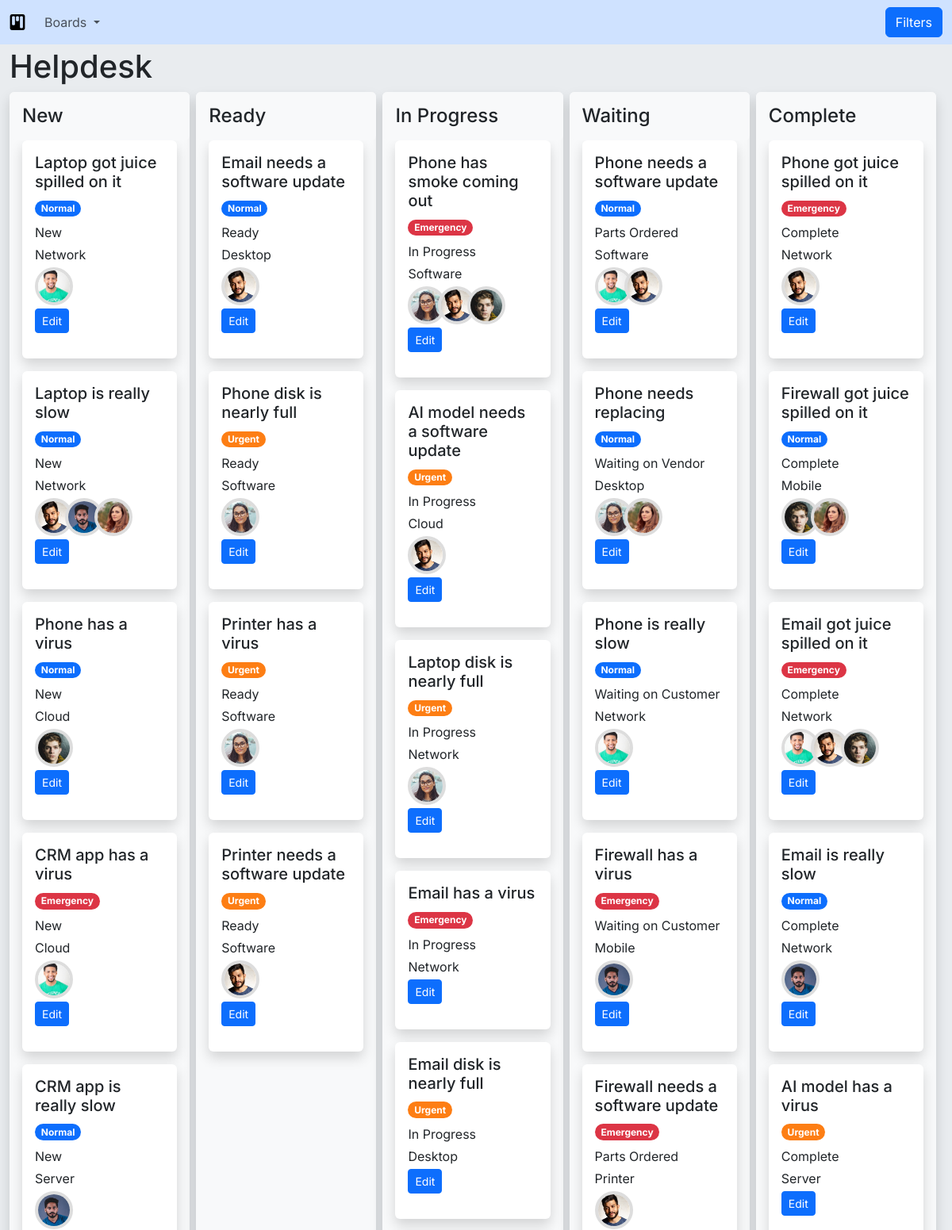
The page /board/1/ (upper part) on the database its author committed.
### board/models.py (models this page shows, shortened)
class KanbanBoard(models.Model):
    name = models.CharField(max_length=100)

class Column(models.Model):
    board = models.ForeignKey(KanbanBoard, on_delete=models.CASCADE)
    name = models.CharField(max_length=100)
    statuses = models.ManyToManyField('helpdesk.Status', blank=True)
    def get_tickets(self, filters):
        tickets = Ticket.objects.filter(status__in=self.statuses.all()).order_by('-rank', 'id')
        if filters.get('search'):
            tickets = tickets.filter(title__icontains=filters.get('search'))
        if filters.get('category'):
            tickets = tickets.filter(category=filters.get('category'))
        if filters.get('priority'):
            tickets = tickets.filter(priority=filters.get('priority'))
        if filters.get('engineer'):
            tickets = tickets.filter(assigned_to=filters.get('engineer'))
        tickets = tickets.prefetch_related(
            'status',
            'priority',
            'assigned_to',
            'category'
        )
        return tickets

### helpdesk/models.py (models this page shows, shortened)
class Ticket(models.Model):
    title = models.CharField(max_length=100)
    status = models.ForeignKey(Status, on_delete=models.CASCADE)
    assigned_to = models.ManyToManyField(Engineer, blank=True)
    category = models.ForeignKey(Category, on_delete=models.SET_NULL, null=True)
    priority = models.ForeignKey(Priority, on_delete=models.SET_NULL, null=True)
    rank = models.IntegerField(null=True, blank=True)

class Priority(models.Model):
    name = models.CharField(max_length=100)
    sort_order = models.IntegerField()
    color = models.CharField(max_length=8)
    class Meta:
        verbose_name_plural = 'priorities'
    def __str__(self):
        return self.name

class Status(models.Model):
    name = models.CharField(max_length=100)
    class Meta:
        verbose_name_plural = 'statuses'

class Category(models.Model):
    name = models.CharField(max_length=100)
    class Meta:
        verbose_name_plural = 'categories'
    def __str__(self):
        return self.name

class Engineer(models.Model):
    name = models.CharField(max_length=100)
    image_filename = models.CharField(max_length=100, blank=True, null=True)
    def __str__(self):
        return self.name
    def get_image_url(self):
        return f'helpdesk/img/{self.image_filename}'

### board/views.py (the view)
# urls.py: path('<int:pk>/', views.BoardView.as_view(), name='board'),
class BoardView(DetailView, FormView):
    form_class = TicketFilterForm
    model = models.KanbanBoard
    template_name = 'board/board.html'
    def get_initial(self):
        initial = super().get_initial()
        initial['search'] = self.request.GET.get('search', '')
        initial['category'] = self.request.GET.get('category', None)
        initial['priority'] = self.request.GET.get('priority', None)
        initial['engineer'] = self.request.GET.get('engineer', None)
        return initial
    def get_context_data(self, **kwargs):
        context = super().get_context_data(**kwargs)
        search = self.request.GET.get('search')
        category_id = self.request.GET.get('category')
        priority_id = self.request.GET.get('priority')
        engineer_id = self.request.GET.get('engineer')
        context["filters"] = {
            "search": search,
            "category": category_id,
            "priority": priority_id,
            "engineer": engineer_id
        }
        return context

### board/context_processors.py (called while the page is built)
def boards(request):
    return {'boards': models.KanbanBoard.objects.all()}

### board/templatetags/custom_tags.py (called while the page is built)
@register.simple_tag
def get_filtered_tickets(column, filters):
    filter_form = TicketFilterForm(filters)
    cleaned_data = {}
    if filter_form.is_valid():
        cleaned_data = filter_form.cleaned_data
    tickets = column.get_tickets(cleaned_data)
    return tickets

### board/templates/board/board.html (shortened to what this page needs)
{% extends 'base.html' %}
{% load custom_tags %}
{% load static %}
{% block content %}
<div class="container-fluid pt-1 h-100">
  <div class="row">
    <div class="col">
      <h1>{{ object.name }}</h1>
    </div>
  </div>
  <div class="row">
    <div class="d-flex flex-items-stretch text-nowrap pb-4">
        {% for column in object.column_set.all %}
            <div class="bg-light p-0 rounded d-inline-block shadow me-2" style="width: 20rem">
                <div class="sticky-top bg-light rounded p-3" style="z-index: 999; /* Less than nav menu */">
                    <h4 class="mb-0">{{ column.name }}</h4>
                </div>
                <div class="cards" data-column-id="{{column.id}}" data-board-id="{{column.board.id}}">
                    {% get_filtered_tickets column filters as column_tickets %}
                    {% for ticket in column_tickets %}
                        {% include 'board/ticket.html' %}
                    {% empty %}
                    <div class="text-center text-secondary">
                        <i class="bi bi-emoji-smile-fill"></i>
                        <p>No tickets in this column</p>
                    </div>
                {% endfor %}
                </div>
            </div>
        {% endfor %}
    </div>
  </div>
</div>
{% endblock %}

### board/templates/board/ticket.html (shortened to what this page needs)
{% load static %}
<div class="card border-0 shadow m-3 mt-0" data-ticket-id="{{ ticket.id }}" data-ticket-rank="{{ ticket.rank|default_if_none:'' }}">
  <div class="card-body">
    <h5 class="card-title text-break text-wrap">{{ ticket.title }}</h5>
    <span class="badge rounded-pill mb-2" style="background-color: #{{ ticket.priority.color }};">{{ ticket.priority.name }}</span>
    <p class="mb-1">
      {{ ticket.status.name }}
    </p>
    <p class="mb-1">
      {{ ticket.category.name }}
    </p>
    <p class="mb-0">
      {% for assignment in ticket.assigned_to.all %}
        <img
          src="{% static assignment.get_image_url %}"
          title="{{ assignment.name }}"
          class="rounded-circle ratio ratio-1x1 profile-image"
          alt="Image of {{ assignment.name }}"
          style="width: 3rem;"
        >
      {% endfor %}
    </p>
    <p class="mt-1">
      <a href="{% url 'helpdesk:update-ticket' ticket.id %}" class="btn btn-primary btn-sm">Edit</a>
    </p>
  </div>
</div>

### templates/base.html (style rules this page uses)
.inter-body { font-family: "Inter", sans-serif; font-optical-sizing: auto; font-weight: 400; font-style: normal; font-size: 12pt; font-variation-settings: "slnt" 0; }

### board/templates/board/board.html (style rules this page uses)
.profile-image { margin-right: -15px; border: 4px solid #ddd; }

### rows shown on the page
KanbanBoard: name "Helpdesk"
Column: name "New"
Ticket: title "Laptop got juice spilled on it", priority.name "Normal", status.name "New", category.name "Network"
Engineer: image_filename (picture)
Ticket: title "Laptop is really slow", priority.name "Normal", status.name "New", category.name "Network"
Engineer: image_filename (picture)
Engineer: image_filename (picture)
Engineer: image_filename (picture)
Ticket: title "Phone has a virus", priority.name "Normal", status.name "New", category.name "Cloud"
Engineer: image_filename (picture)
Ticket: title "CRM app has a virus", priority.name "Emergency", status.name "New", category.name "Cloud"
Ticket: title "CRM app is really slow", priority.name "Normal", status.name "New", category.name "Server"
Column: name "Ready"
Ticket: title "Email needs a software update", priority.name "Normal", status.name "Ready", category.name "Desktop"
Ticket: title "Phone disk is nearly full", priority.name "Urgent", status.name "Ready", category.name "Software"
Engineer: image_filename (picture)
Ticket: title "Printer has a virus", priority.name "Urgent", status.name "Ready", category.name "Software"
Ticket: title "Printer needs a software update", priority.name "Urgent", status.name "Ready", category.name "Software"
Column: name "In Progress"
Ticket: title "Phone has smoke coming out", priority.name "Emergency", status.name "In Progress", category.name "Software"
Ticket: title "AI model needs a software update", priority.name "Urgent", status.name "In Progress", category.name "Cloud"
Ticket: title "Laptop disk is nearly full", priority.name "Urgent", status.name "In Progress", category.name "Network"
Ticket: title "Email has a virus", priority.name "Emergency", status.name "In Progress", category.name "Network"
Ticket: title "Email disk is nearly full", priority.name "Urgent", status.name "In Progress", category.name "Desktop"
Column: name "Waiting"
Ticket: title "Phone needs a software update", priority.name "Normal", status.name "Parts Ordered", category.name "Software"
Ticket: title "Phone needs replacing", priority.name "Normal", status.name "Waiting on Vendor", category.name "Desktop"
Ticket: title "Phone is really slow", priority.name "Normal", status.name "Waiting on Customer", category.name "Network"
Ticket: title "Firewall has a virus", priority.name "Emergency", status.name "Waiting on Customer", category.name "Mobile"
Ticket: title "Firewall needs a software update", priority.name "Emergency", status.name "Parts Ordered", category.name "Printer"
Column: name "Complete"
Ticket: title "Phone got juice spilled on it", priority.name "Emergency", status.name "Complete", category.name "Network"
Ticket: title "Firewall got juice spilled on it", priority.name "Normal", status.name "Complete", category.name "Mobile"
Ticket: title "Email got juice spilled on it", priority.name "Emergency", status.name "Complete", category.name "Network"
Ticket: title "Email is really slow", priority.name "Normal", status.name "Complete", category.name "Network"
Ticket: title "AI model has a virus", priority.name "Urgent", status.name "Complete", category.name "Server"
